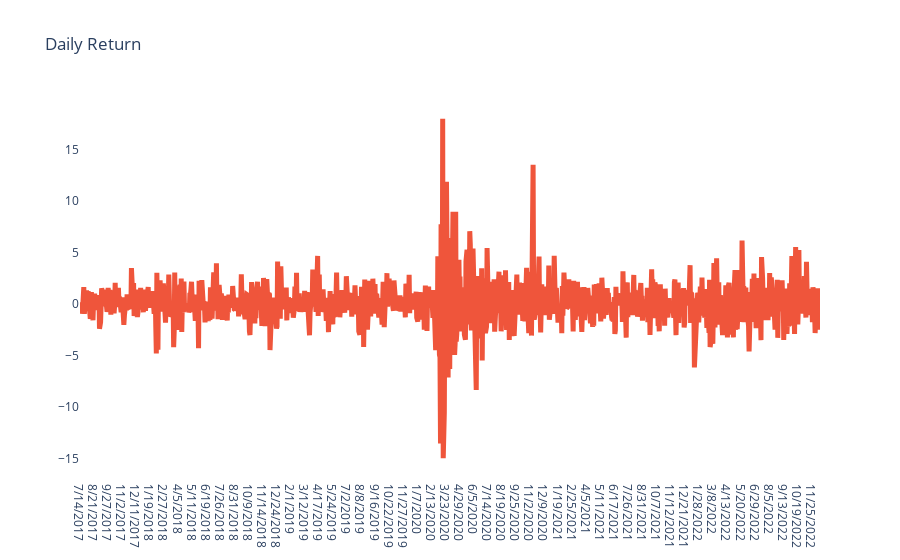

The notebook cell saved with this chart:
### Code cell
plot_financial_graph(JPM_df.iloc[:,[0,7]], "Daily Return")

### Figure 1 — Plotly figure (JSON) as saved in the notebook; plotly's stock layout.template omitted (floating-point values rounded to 4 significant figures; data arrays with more than 128 entries replaced by an {"elided": "..."} marker saying what was removed)
{"data": [{"hovertemplate": "<extra></extra>", "legendgroup": "", "line": {"color": "#636efa", "dash": "solid", "width": 5}, "marker": {"symbol": "circle"}, "mode": "lines", "name": "", "orientation": "v", "showlegend": false, "type": "scatter", "xaxis": "x", "yaxis": "y"}, {"line": {"width": 5}, "name": "Daily Return", "type": "scatter", "x": {"elided": "1368 str values"}, "y": {"elided": "1368 float values"}}], "layout": {"legend": {"tracegroupgap": 0}, "plot_bgcolor": "white", "title": {"text": "Daily Return"}, "xaxis": {"anchor": "y", "domain": [0, 1]}, "yaxis": {"anchor": "x", "domain": [0, 1]}}}
